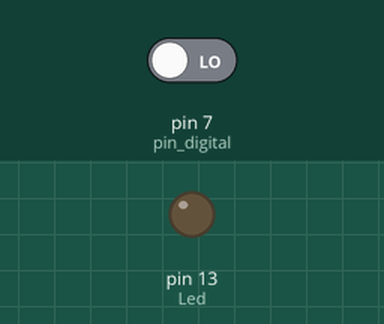
Simulated run of this sketch. Board: Arduino Uno, built with avr-gcc and run on an emulated ATmega328P. Parts: output pins drawn as LEDs (lit = HIGH). Inputs (shaded band) come from the test bench; at power-on: pin 7 (pin_digital) LOW.

Above: at 1.2 s.
1.3 s: pin 7 (pin_digital) driven HIGH
At 1.7 s:
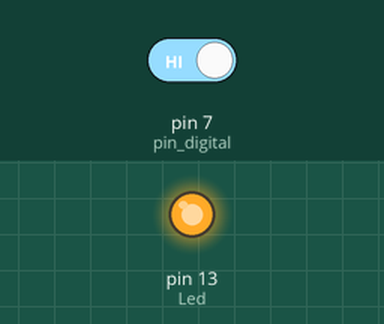
2.8 s: pin 7 (pin_digital) driven LOW
At 4.0 s:
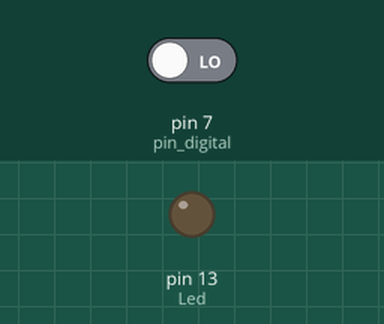
Timing chart, 0 to 5.8 s (numbered marks = the images above; inputs shaded):
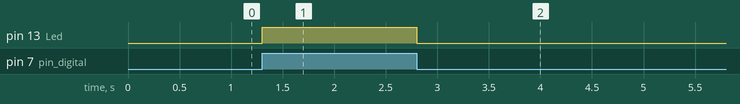

Measured:
- after the input at 1.3 s, pin 13 (Led): LOW → HIGH at once
- after the input at 2.8 s, pin 13 (Led): HIGH → LOW at once

The sketch:

MSA_01.ino
```cpp
/*
***********************************************
Tutorial Arduino Sensor Magnetico efecto Hall
https://conbotassucias.wordpress.com/
***********************************************

Este ejemplo utiliza un sensor 49E,
montado en un módulo con un  amplificador
operacional LM393

Al detectar un campo magnetico, enciende un led.
*/
 //declaramos las variables
int Led=13;       //pin del led
int pin_digital = 7//pin de señal de sensor
;int  val;//variable para almacenar un valor
void  setup()
{
pinMode(Led,OUTPUT);//define LED como salida
pinMode(pin_digital = 7,INPUT);//define señal sensor como entrada
}
void  loop()

{ val=digitalRead(pin_digital = 7);//lee el valor de la entrada digital
if(val==HIGH)//Cuando el sensor detecta campo, el LED se encienda.
{
digitalWrite(Led,HIGH);
}
else        //si no detecta el LED se apaga
{
digitalWrite(Led,LOW);
}
}
```
